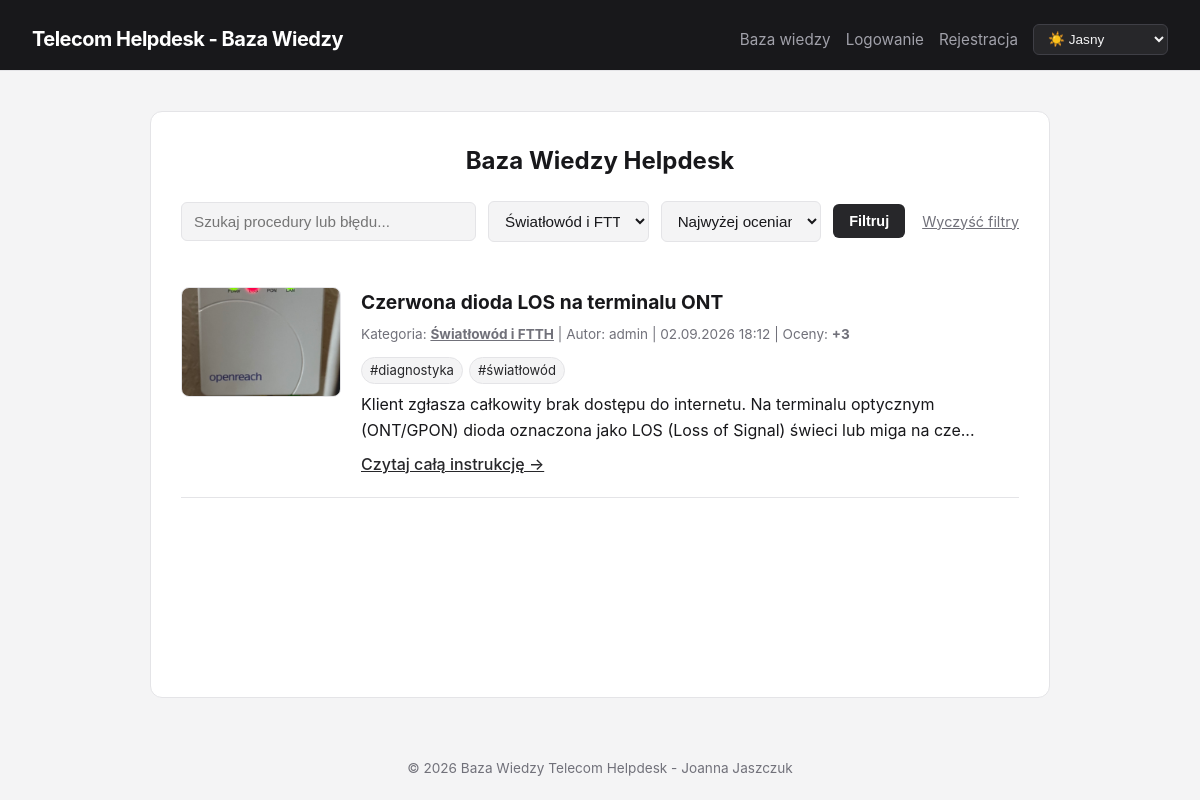
Page /index.php?cat=1 on the earlier database version.
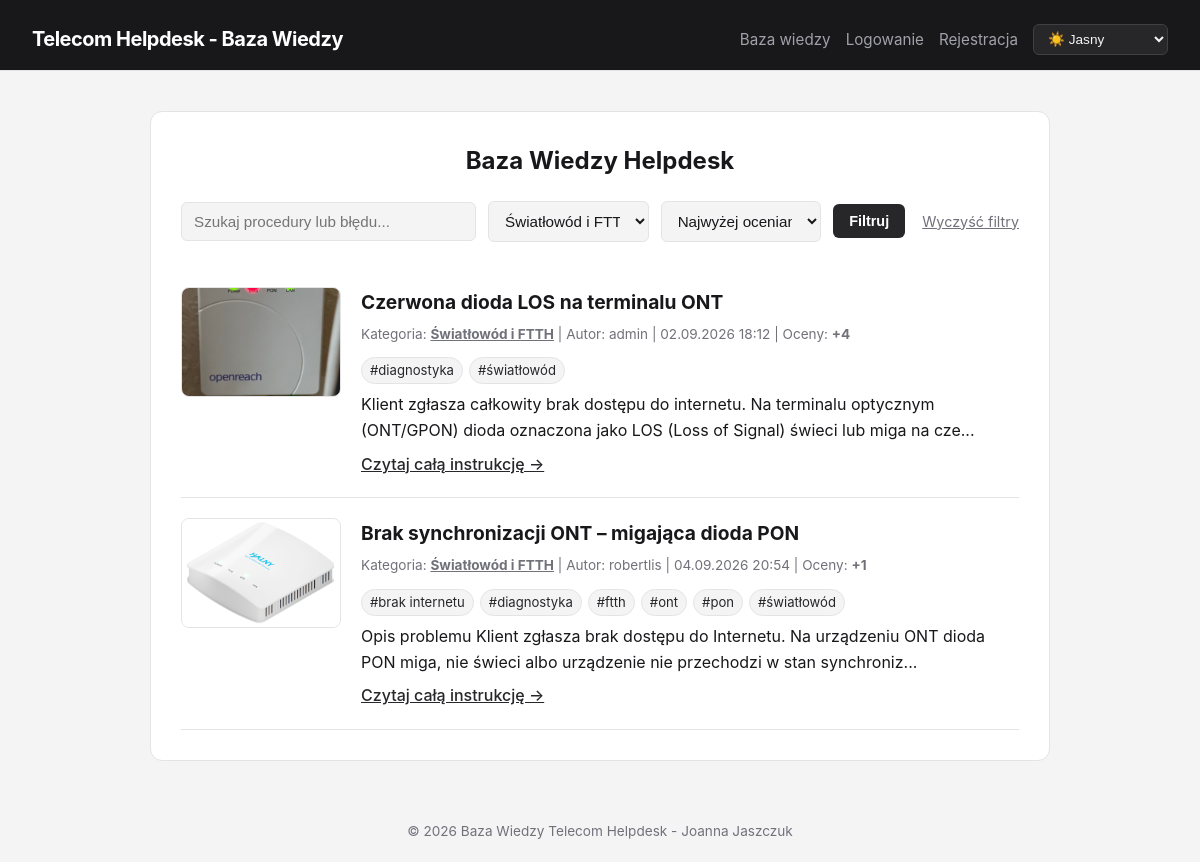
Same page on the later database version.
### tables this page shows
CREATE TABLE `articles` (
  `id` int(11) NOT NULL,
  `title` varchar(255) NOT NULL,
  `content` text NOT NULL,
  `image` varchar(255) DEFAULT NULL,
  `category_id` int(11) NOT NULL,
  `user_id` int(11) NOT NULL,
  `is_pinned` tinyint(1) NOT NULL DEFAULT 0,
  `is_archived` tinyint(1) NOT NULL DEFAULT 0,
  `created_at` timestamp NOT NULL DEFAULT current_timestamp()
);

CREATE TABLE `categories` (
  `id` int(11) NOT NULL,
  `name` varchar(100) NOT NULL
);

CREATE TABLE `users` (
  `id` int(11) NOT NULL,
  `username` varchar(50) NOT NULL,
  `password` varchar(255) NOT NULL,
  `role` varchar(20) NOT NULL DEFAULT 'user',
  `is_active` tinyint(1) NOT NULL DEFAULT 1,
  `created_at` timestamp NOT NULL DEFAULT current_timestamp()
);

### includes/tags.php (called while the page is built, shortened)
<?php
function getArticleTags(PDO $pdo, int $articleId): array
{
    $stmt = $pdo->prepare(
        'SELECT t.name
         FROM tags t
         JOIN article_tags at ON at.tag_id = t.id
         WHERE at.article_id = ?
         ORDER BY t.name ASC'
    );
    $stmt->execute([$articleId]);
    return $stmt->fetchAll(PDO::FETCH_COLUMN);
}

### index.php (the view, shortened to what the changed rows need)
<?php
require_once 'includes/db.php';
require_once 'includes/tags.php';
require_once 'includes/header.php';
$search = trim($_GET['search'] ?? '');
$categoryFilter = (int)($_GET['cat'] ?? 0);
$selectedTags = [];
$selectedTags = array_keys($selectedTags);
$sort = $_GET['sort'] ?? 'popular';
$page = max(1, (int)($_GET['page'] ?? 1));
$perPage = 5;
$offset = ($page - 1) * $perPage;
$sql = "SELECT a.*, c.name AS category_name, u.username,
               COUNT(r.id) AS upvotes_count
        FROM articles a
        JOIN categories c ON a.category_id = c.id
        JOIN users u ON a.user_id = u.id
        LEFT JOIN ratings r ON a.id = r.article_id
        WHERE 1=1";
$params = [];
if ($categoryFilter > 0) {
    $sql .= " AND a.category_id = ?";
    $params[] = $categoryFilter;
}
$sql .= " GROUP BY a.id";
if ($sort === 'popular') {
    $sql .= " ORDER BY a.is_pinned DESC, upvotes_count DESC, a.created_at DESC";
} else {
    $sql .= " ORDER BY a.is_pinned DESC, a.created_at DESC";
}
$sql .= " LIMIT " . (int)$perPage . " OFFSET " . (int)$offset;
$stmt = $pdo->prepare($sql);
$stmt->execute($params);
$articles = $stmt->fetchAll();
?>
<h2 class="page-heading">Baza Wiedzy Helpdesk</h2>
<div class="articles-list">
    <?php if (empty($articles)): ?>
        <p>Brak artykułów spełniających kryteria.</p>
    <?php else: ?>
        <?php foreach ($articles as $art): ?>
            <?php $isOutdated = $art['category_name'] === 'Nieaktualne'; ?>
            <article class="article-card" style="<?= $isOutdated ? 'border-left: 4px solid #9ca3af; background: rgba(156, 163, 175, 0.08);' : (!empty($art['is_pinned']) ? 'border-left: 4px solid #f59e0b; background: rgba(245, 158, 11, 0.05);' : '') ?>">
                <?php if (!empty($art['image']) && file_exists('uploads/' . $art['image'])): ?>
                    <div class="article-thumbnail">
                        <a href="article.php?id=<?= $art['id'] ?>">
                            <img src="uploads/<?= htmlspecialchars($art['image']) ?>" alt="<?= htmlspecialchars($art['title']) ?>">
                        </a>
                    </div>
                <?php endif; ?>
                <div class="article-body">
                    <h3>
                        <a href="article.php?id=<?= $art['id'] ?>" class="<?= $isOutdated ? 'outdated-title' : '' ?>"><?= htmlspecialchars($art['title']) ?></a>
                    </h3>
                    <p class="article-meta">
                        Kategoria:
                        <a class="category-link" href="index.php?cat=<?= $art['category_id'] ?>"><strong><?= htmlspecialchars($art['category_name']) ?></strong></a>
                        | Autor: <?= htmlspecialchars($art['username']) ?>
                        | <?= date('d.m.Y H:i', strtotime($art['created_at'])) ?>
                        | Oceny: <strong><?= $isOutdated ? '0' : '+' . (int)$art['upvotes_count'] ?></strong>
                    </p>
                    <?php $articleTags = getArticleTags($pdo, (int)$art['id']); ?>
                    <?php if (!empty($articleTags)): ?>
                        <div class="article-tags">
                            <?php foreach ($articleTags as $tag): ?>
                                <?php $tagParams = ['search' => $search, 'cat' => $categoryFilter, 'sort' => $sort, 'tag' => array_values(array_unique(array_merge($selectedTags, [$tag])))]; ?>
                                <a href="index.php?<?= htmlspecialchars(http_build_query($tagParams)) ?>" class="tag-link">#<?= htmlspecialchars($tag) ?></a>
                            <?php endforeach; ?>
                        </div>
                    <?php endif; ?>
                    <p><?= htmlspecialchars(mb_substr($art['content'], 0, 150)) ?>...</p>
                    <a href="article.php?id=<?= $art['id'] ?>" class="read-more">Czytaj całą instrukcję &rarr;</a>
                </div>
            </article>
        <?php endforeach; ?>
    <?php endif; ?>
</div>
<?php require_once 'includes/footer.php'; ?>

Differences in the rows shown:
computed for articles "Czerwona dioda LOS na terminalu ONT": upvotes_count "3" → "4"
added articles: image (picture), title "Brak synchronizacji ONT – migająca dioda PON", category.name "Światłowód i FTTH", user.username "robertlis", created_at "04.09.2026 20:54", upvotes_count "1", tag "brak internetu", tag "diagnostyka", tag "ftth", tag "ont", tag "pon", tag "światłowód", content "Opis problemu Klient zgłasza brak dostępu do Internetu. Na urządzeniu ONT dioda PON miga, nie świeci albo urządzenie nie przechodzi w stan synchroniz"
